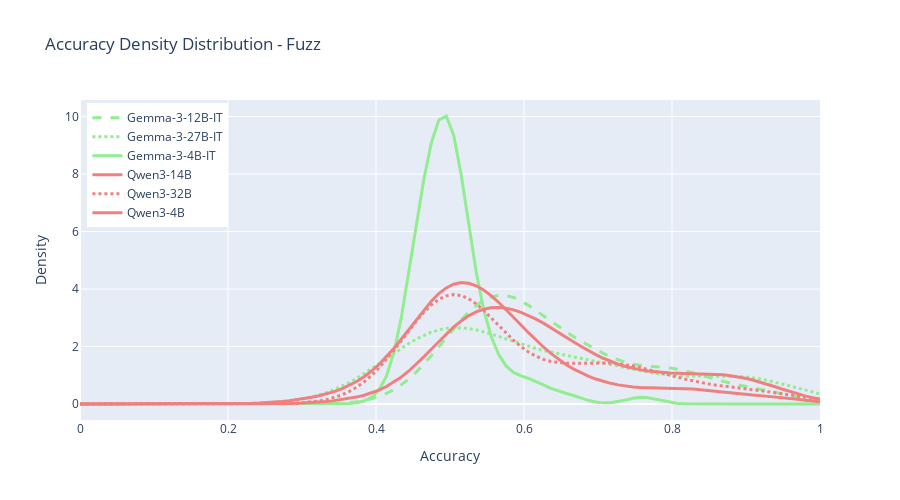
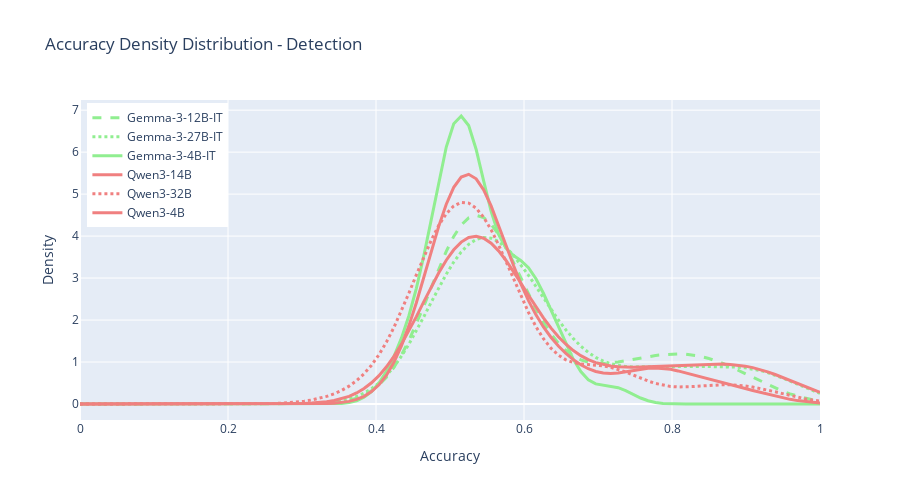

Notebook cell for these charts, in order:
### Markdown cell above
## 3. Generate Accuracy Distribution Plots

Create density plots showing accuracy distribution for each model and score type.

### Code cell
# Generate KDE density distribution plots for accuracy
print("Generating accuracy density distribution plots...")

# Import required libraries
import plotly.graph_objects as go
from scipy import stats

# First, let's check what data we have available
sample_model = list(model_results.keys())[0]
sample_latent_df = model_results[sample_model]['latent_df']
print(f"\nColumns in latent_df: {sample_latent_df.columns.tolist()}")
print(f"Sample data shape: {sample_latent_df.shape}")
print(f"Score types: {sample_latent_df['score_type'].unique()}")

# Define color and line style mapping by model family
def get_model_style(model_name):
    """Get color and line style based on model family"""
    if 'Gemma' in model_name:
        color = 'lightgreen'  # Lighter green
        # Different line styles for different Gemma models
        if '4B' in model_name:
            return color, 'solid'
        elif '12B' in model_name:
            return color, 'dash'
        elif '27B' in model_name:
            return color, 'dot'
        else:
            return color, 'dashdot'
    elif 'Qwen' in model_name:
        color = 'lightcoral'  # Lighter red
        # Different line styles for different Qwen models
        if '4B' in model_name:
            return color, 'solid'
        elif '14B' in model_name:
            return color, 'dash'
        elif '32B' in model_name:
            return color, 'dot'
        else:
            return color, 'dashdot'
    else:
        return 'lightblue', 'solid'  # Default for unknown models

# Create accuracy_df for bar charts (aggregate data)
all_data = []
for model_name, data in model_results.items():
    for score_type in data['processed_df']['score_type'].unique():
        score_data = data['processed_df'][data['processed_df']['score_type'] == score_type].iloc[0]
        all_data.append({
            'model': model_name,
            'score_type': score_type,
            'accuracy': score_data['accuracy'],
            'f1_score': score_data['f1_score'],
            'precision': score_data['precision'],
            'recall': score_data['recall']
        })

accuracy_df = pd.DataFrame(all_data)
print("\nAccuracy data summary:")
print(accuracy_df.groupby('score_type')[['accuracy', 'f1_score']].describe().round(3))

# Check if we have individual accuracy measurements for KDE plots
if 'correct' in sample_latent_df.columns:
    print("Found 'correct' column - will calculate accuracy per latent for KDE plots")
    
    # Create KDE density plots for each score type
    for score_type in sample_latent_df['score_type'].unique():
        print(f"\nCreating KDE density plot for {score_type}...")
        
        # Collect accuracy data for all models for this score type
        plot_data = []
        for model_name, data in model_results.items():
            latent_df = data['latent_df']
            score_subset = latent_df[latent_df['score_type'] == score_type]
            
            if len(score_subset) > 0:
                # Calculate accuracy per latent (group by latent_idx if available, or use individual rows)
                if 'latent_idx' in score_subset.columns:
                    # Group by latent and calculate accuracy
                    latent_accuracies = score_subset.groupby('latent_idx')['correct'].mean()
                    for accuracy in latent_accuracies:
                        plot_data.append({
                            'model': model_name,
                            'accuracy': accuracy
                        })
                else:
                    # Use individual correct values as accuracy (0 or 1)
                    for _, row in score_subset.iterrows():
                        plot_data.append({
                            'model': model_name,
                            'accuracy': float(row['correct'])
                        })
        
        if plot_data:
            plot_df = pd.DataFrame(plot_data)
            
            # Create KDE line density plot
            fig_line = go.Figure()
            
            for model in sorted(plot_df['model'].unique()):
                model_data = plot_df[plot_df['model'] == model]['accuracy']
                
                if len(model_data) > 1:  # Need multiple points for KDE
                    # Get color and line style based on model family
                    color, line_style = get_model_style(model)
                    
                    # Create kernel density estimation
                    kde = stats.gaussian_kde(model_data)
                    x_range = np.linspace(0, 1, 100)
                    density = kde(x_range)
                    
                    fig_line.add_trace(go.Scatter(
                        x=x_range,
                        y=density,
                        mode='lines',
                        name=model,
                        line=dict(
                            width=3,
                            color=color,
                            dash=line_style
                        )
                    ))
            
            fig_line.update_layout(
                title=f'Accuracy Density Distribution - {score_type.title()}',
                xaxis_title="Accuracy",
                yaxis_title="Density",
                height=500,
                legend=dict(
                    yanchor="top",
                    y=0.99,
                    xanchor="left",
                    x=0.01
                ),
                font=dict(size=12)
            )
            
            # Show KDE density plot
            fig_line.show()
            
            # Save KDE density plot in both PDF and PNG formats
            output_file_pdf = visualizations_dir / f"accuracy_density_{score_type}.pdf"
            output_file_png = visualizations_dir / f"accuracy_density_{score_type}.png"
            fig_line.write_image(str(output_file_pdf))
            fig_line.write_image(str(output_file_png))
            print(f"Saved KDE density plot: {output_file_pdf}")
            print(f"Saved KDE density plot: {output_file_png}")

else:
    print("No 'correct' column found - cannot create density plots with individual measurements")
    print("Need individual accuracy measurements to create meaningful density distributions")
